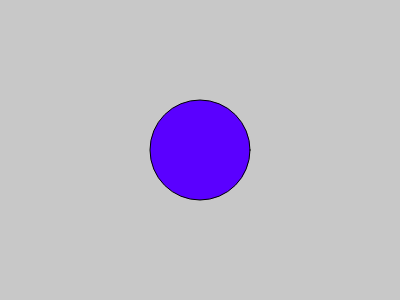
Frame 1 (no input)
Frame 60 (no input): identical to frame 1, image omitted
Frame 120 (the mouse pressed at the canvas centre since frame 60): identical to frame 1, image omitted

The p5.js sketch that drew this single still picture (run headless with seeded random() and noise() and a simulated clock; from frame 60 on, the mouse is pressed at the canvas centre):

// p5.js sketch
// ── sketch.js
function setup() {
  createCanvas (400, 300)
}

function draw() {
  background (200)
  fill (90,0, 255)
  ellipse(200,150, 100, 100)
  
}
